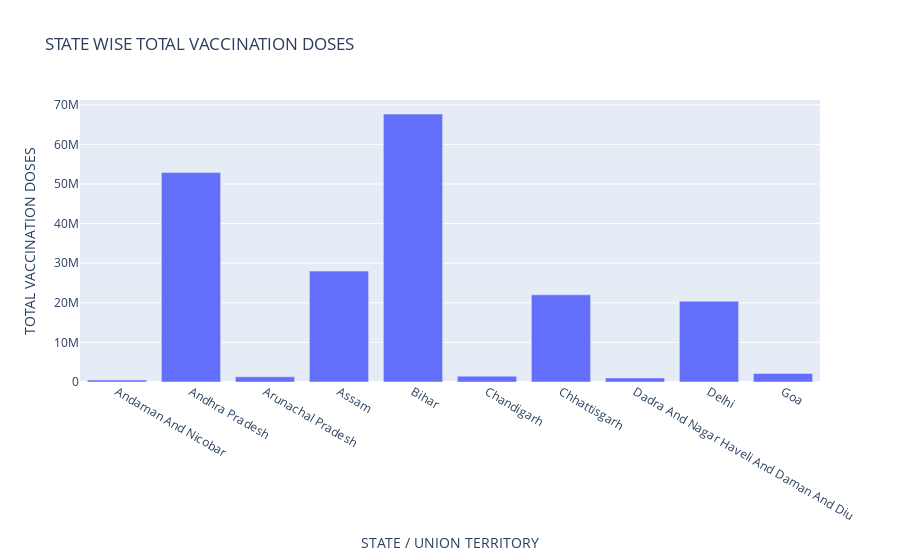

The cell this chart's notebook holds for it:
### Code cell
data = data2[['STATE / UNION TERRITORY','TOTAL VACCINATION DOSES']]#.nlargest(25,'TOTAL VACCINATION DOSES')
fig = px.bar(data, x = 'STATE / UNION TERRITORY',y = 'TOTAL VACCINATION DOSES',title="STATE WISE TOTAL VACCINATION DOSES")
fig.show()

### Figure 1 — Plotly figure (JSON) as saved in the notebook; plotly's stock layout.template omitted (floating-point values rounded to 4 significant figures)
{"data": [{"alignmentgroup": "True", "hovertemplate": "STATE / UNION TERRITORY=%{x}<br>TOTAL VACCINATION DOSES=%{y}<extra></extra>", "legendgroup": "", "marker": {"color": "#636efa", "pattern": {"shape": ""}}, "name": "", "offsetgroup": "", "orientation": "v", "showlegend": false, "textposition": "auto", "type": "bar", "x": ["Andaman And Nicobar", "Andhra Pradesh", "Arunachal Pradesh", "Assam", "Bihar", "Chandigarh", "Chhattisgarh", "Dadra And Nagar Haveli And Daman And Diu", "Delhi", "Goa"], "xaxis": "x", "y": [492635, 52886919, 1303389, 28009543, 67651938, 1467154, 22004544, 1030113, 20377653, 2151145], "yaxis": "y"}], "layout": {"barmode": "relative", "legend": {"tracegroupgap": 0}, "title": {"text": "STATE WISE TOTAL VACCINATION DOSES"}, "xaxis": {"anchor": "y", "domain": [0, 1], "title": {"text": "STATE / UNION TERRITORY"}}, "yaxis": {"anchor": "x", "domain": [0, 1], "title": {"text": "TOTAL VACCINATION DOSES"}}}}
